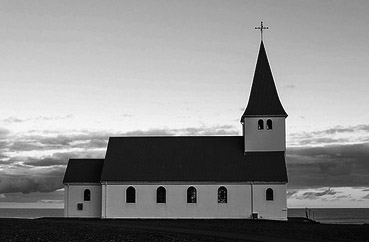
//> input picture C++/image processing/img/house1.jpg, 369 x 242 px
$ ./main   (built with g++ and OpenCV 4)
//> lines starting //> are read from the running program, lines starting //| are printed output that depends on the picture; after the words box and inside, x2 and y2 are one past the last pixel; in counts of white or black regions, pixels touching at a corner belong together
#include<opencv2/core/core.hpp>
#include<opencv2/highgui/highgui.hpp>
#include<opencv2/imgproc/imgproc.hpp>
using namespace cv;
using namespace std;

// [54 lines left out: function non_maximum_suppression_default, not called in this run]

Mat non_maximum_suppression_Inter(Mat dx, Mat dy)
{
	Mat edgeMag;
	cv::magnitude(dx, dy, edgeMag);

	int rows = dx.rows;
	int cols = dy.cols;

	Mat edgeMag_nonMaxSup = Mat::zeros(dx.size(), dx.type());
	for (int r = 1; r < rows - 1; r++)
	{
		for (int c = 1; c < cols - 1; c++)
		{
			float x = dx.at<float>(r, c);
			float y = dy.at<float>(r, c);
			if (x == 0 && y == 0)
				continue;
			float angle = atan2f(y, x) / CV_PI * 180;

			float leftTop = edgeMag.at<float>(r - 1, c - 1);
			float top = edgeMag.at<float>(r - 1, c);
			float rightBottom = edgeMag.at<float>(r + 1, c + 1);
			float right = edgeMag.at<float>(r, c + 1);
			float rightTop = edgeMag.at<float>(r - 1, c + 1);
			float leftBottom = edgeMag.at<float>(r + 1, c - 1);
			float bottom = edgeMag.at<float>(r + 1, c);
			float left = edgeMag.at<float>(r, c - 1);
			float mag = edgeMag.at<float>(r, c);

			if ((angle > 45 && angle <= 90) || (angle > -135 && angle <= -90))
			{
				float ratio = x / y;
				float top = edgeMag.at<float>(r - 1, c);

				float leftTop_top = ratio * leftTop + (1 - ratio) * top;
				float rightBottom_bottom = ratio * rightBottom + (1 - ratio) * bottom;
				if (mag > leftTop_top && mag > rightBottom_bottom)
					edgeMag_nonMaxSup.at<float>(r, c) = mag;
			}

			if ((angle > 90 && angle <= 135) || (angle > -90 && angle <= -45))
			{
				float ratio = abs(x / y);
				float rightTop_top = ratio * rightTop + (1 - ratio) * top;
				float leftBottom_bottom = ratio * leftBottom + (1 - ratio) * bottom;
				if (mag > rightTop_top && mag > leftBottom_bottom)
					edgeMag_nonMaxSup.at<float>(r, c) = mag;
			}

			if ((angle >= 0 && angle <= 45) || (angle > -180 && angle <= -135))
			{
				float ratio = y / x;
				float rightBottom_right = ratio * rightBottom + (1 - ratio) * right;
				float leftTop_left = ratio * leftTop + (1 - ratio) * left;
				if (mag > rightBottom_right && mag > leftTop_left)
					edgeMag_nonMaxSup.at<float>(r, c) = mag;
			}

			if ((angle > 135 && angle <= 180) || (angle > -45 && angle <= 0))
			{
				float ratio = abs(y / x);
				float rightTop_right = ratio * rightTop + (1 - ratio) * right;
				float leftBottom_left = ratio * leftBottom + (1 - ratio) * left;
				if (mag > rightTop_right && mag > leftBottom_left)
					edgeMag_nonMaxSup.at<float>(r, c) = mag;
			}
		}
	}
	return edgeMag_nonMaxSup;
}

bool checkInRange(int r, int c, int rows, int cols)
{
	if (r >= 0 && r < rows && c >= 0 && c < cols)
		return true;
	else
		return false;
}

void trace(Mat edgeMag_nonMaxSup, Mat& edge, float lowerThresh, int r, int c, int rows, int cols)
{
	if (edge.at<uchar>(r, c) == 0)
	{
		edge.at<uchar>(r, c) = 255;
		for (int i = -1; i <= 1; i++)
		{
			for (int j = -1; j <= 1; j++)
			{
				float mag = edgeMag_nonMaxSup.at<float>(r + i, c + j);
				if (checkInRange(r + i, c + j, rows, cols) && mag >= lowerThresh)
					trace(edgeMag_nonMaxSup, edge, lowerThresh, r + i, c + j, rows, cols);
			}
		}
	}
}

Mat hysteresisThreshold(Mat edgeMag_nonMaxSup, float lowerThresh, float upperThresh)
{

	int rows = edgeMag_nonMaxSup.rows;
	int cols = edgeMag_nonMaxSup.cols;

	Mat edge = Mat::zeros(Size(cols, rows), CV_8UC1);

	for (int r = 1; r < rows - 1; r++)
	{
		for (int c = 1; c < cols - 1; c++)
		{
			float mag = edgeMag_nonMaxSup.at<float>(r, c);

			if (mag >= upperThresh)
				trace(edgeMag_nonMaxSup, edge, lowerThresh, r, c, rows, cols);

			if (mag < lowerThresh)
				edge.at<uchar>(r, c) = 0;
		}
	}
	return  edge;
}
int main(int argc, char* argv[])
{
	string str = "..//..//img//house1.jpg";
	Mat image = imread(str, IMREAD_GRAYSCALE);
//> image is the input picture: 242 rows x 369 cols, CV_8UC1; min 0, max 255, mean 140
	if (!image.data)
		return -1;

	Mat dx, dy;
	cv::Sobel(image, dx, CV_32FC1, 1, 0, 3);
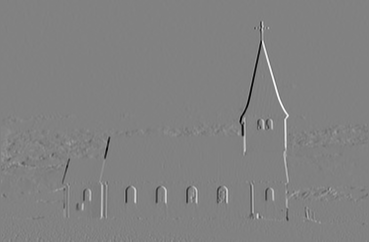
//> dx: 242 rows x 369 cols, CV_32FC1; min -950, max 917, mean -0.5; drawn with min black and max white
	cv::Sobel(image, dy, CV_32FC1, 0, 1, 3);
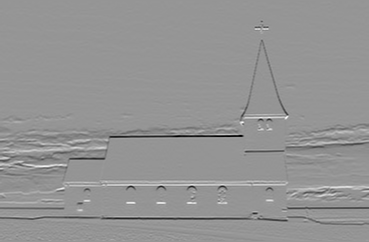
//> dy: 242 rows x 369 cols, CV_32FC1; min -949, max 674, mean -4.7; drawn with min black and max white

	Mat edgeMag;
	cv::magnitude(dx, dy, edgeMag);
	Mat mag;
	edgeMag.convertTo(mag, CV_8UC1);
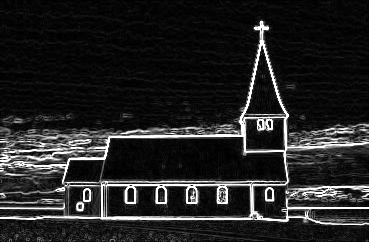
//> mag: 242 rows x 369 cols, CV_8UC1; min 0, max 255, mean 35.3
	cv::imshow("magnitude", mag);
	//cv::imwrite("mag.jpg", mag);

	//Mat edgeMag_nonMaxSup = non_maximum_suppression_default(dx, dy);
	Mat edgeMag_nonMaxSup = non_maximum_suppression_Inter(dx, dy);
//> after the loop in non_maximum_suppression_Inter, `for (int r = 1; r < rows - 1; r++)`:
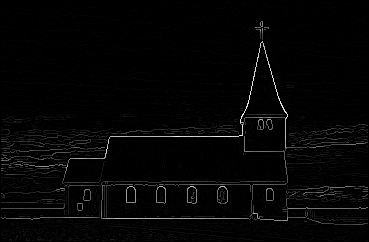
//> edgeMag_nonMaxSup: 242 rows x 369 cols, CV_32FC1; min 0, max 999.4, mean 21.2; drawn with min black and max white

	Mat nonMaxSup;
	edgeMag_nonMaxSup.convertTo(nonMaxSup, CV_8UC1);
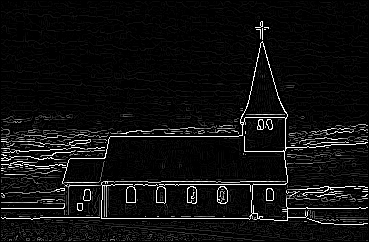
//> nonMaxSup: 242 rows x 369 cols, CV_8UC1; min 0, max 255, mean 15.6
	cv::imshow("nonMax", nonMaxSup);
	//cv::imwrite("nonMaxSup.jpg", nonMaxSup);

	float lowerThresh = 40;
	float upperThresh = 150;
	Mat edge = hysteresisThreshold(edgeMag_nonMaxSup, lowerThresh, upperThresh);
//> after the loop in hysteresisThreshold, `for (int r = 1; r < rows - 1; r++)`:
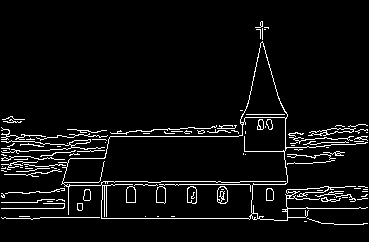
//> edge: 242 rows x 369 cols, CV_8UC1; 5.4% white in thin lines or dots, all inside (x1, y1, x2, y2) = (1, 21, 368, 225)
	imshow("CannyEdge", edge);
	//cv::imwrite("CannyEdge.jpg", edge);

	Mat lowerThreshEdge;
	cv::threshold(edgeMag_nonMaxSup, lowerThreshEdge, lowerThresh, 255, THRESH_BINARY);
//> lowerThreshEdge: 242 rows x 369 cols, CV_32FC1; 7.9% white in thin lines or dots
	cv::convertScaleAbs(lowerThreshEdge, lowerThreshEdge, 1.0, 0);
//> lowerThreshEdge: 242 rows x 369 cols, CV_8UC1; 7.9% white in thin lines or dots
	cv::imshow("lower threshold", lowerThreshEdge);
	//cv::imwrite("lowerThreshEdge.jpg", lowerThreshEdge);

	Mat upperThreshEdge;
	cv::threshold(edgeMag_nonMaxSup, upperThreshEdge, upperThresh, 255, THRESH_BINARY);
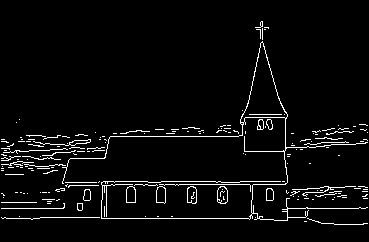
//> upperThreshEdge: 242 rows x 369 cols, CV_32FC1; 4.1% white in thin lines or dots, all inside (x1, y1, x2, y2) = (1, 21, 368, 225)
	cv::convertScaleAbs(upperThreshEdge, upperThreshEdge, 1.0, 0.0);
	cv::imshow("upper threshold", upperThreshEdge);
	//cv::imwrite("upperThreshEdge.jpg", upperThreshEdge);
	waitKey(0);
	return 0;
}

$ run again, with C++/image processing/img/house2.jpg copied over C++/image processing/img/house1.jpg
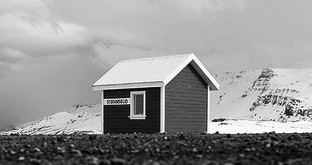
//> input picture C++/image processing/img/house2.jpg, 312 x 165 px
//> image is the input picture: 165 rows x 312 cols, CV_8UC1; min 0, max 255, mean 148.3
//> after the loop in hysteresisThreshold, `for (int r = 1; r < rows - 1; r++)`:
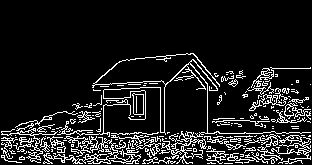
//> edge: 165 rows x 312 cols, CV_8UC1; 11.9% white in thin lines or dots, all inside (x1, y1, x2, y2) = (1, 53, 311, 164)
//> `cv::threshold(edgeMag_nonMaxSup, upperThreshEdge, upperThresh, 255, TH..`:
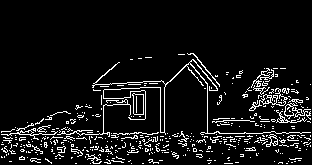
//> upperThreshEdge: 165 rows x 312 cols, CV_32FC1; 7.8% white in thin lines or dots, all inside (x1, y1, x2, y2) = (1, 53, 311, 164)

$ run again, with C++/image processing/img/bird_noise.jpg copied over C++/image processing/img/house1.jpg
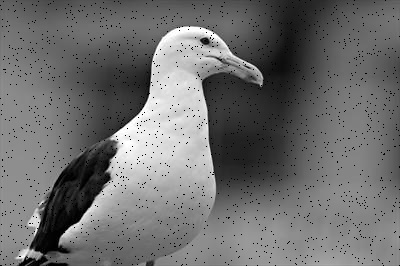
//> input picture C++/image processing/img/bird_noise.jpg, 400 x 266 px
//> image is the input picture: 266 rows x 400 cols, CV_8UC1; min 0, max 255, mean 110.8
//> after the loop in hysteresisThreshold, `for (int r = 1; r < rows - 1; r++)`:
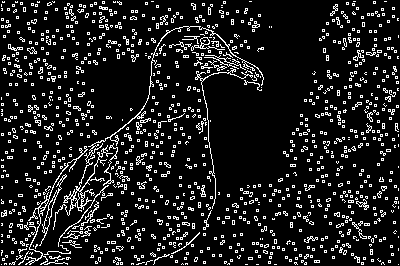
//> edge: 266 rows x 400 cols, CV_8UC1; 11.9% white in thin lines or dots
//> `cv::threshold(edgeMag_nonMaxSup, upperThreshEdge, upperThresh, 255, TH..`:
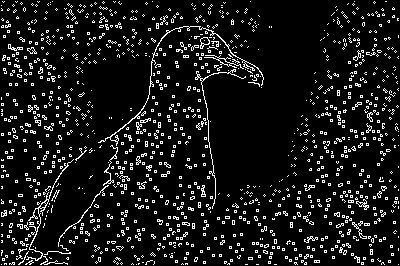
//> upperThreshEdge: 266 rows x 400 cols, CV_32FC1; 9.4% white in thin lines or dots
